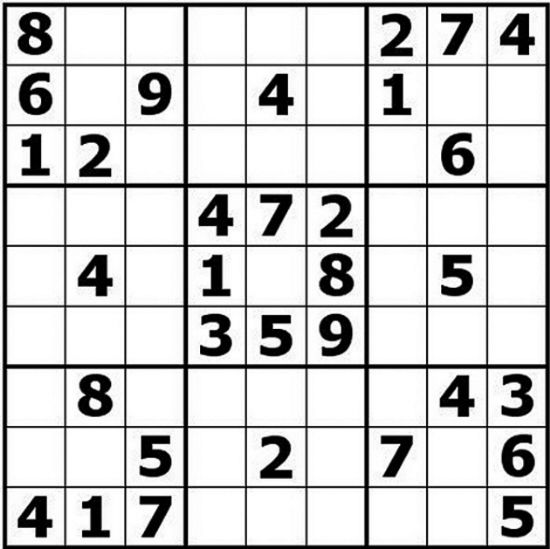
#> input picture image/14ee4dec714d888f7d1d50afbc73ac28.jpg, 550 x 549 px; its folder holds only this picture in this run
$ python preprocess.py
#> lines starting #> are read from the running program, lines starting #| are printed output that depends on the picture; after the words box and inside, x2 and y2 are one past the last pixel; in counts of white or black regions, pixels touching at a corner belong together
import os

import cv2
import matplotlib.pyplot as plt
import numpy as np


def find_board(src_img: np.ndarray):
    board = (0, 0, 0, 0)
    img = cv2.cvtColor(src_img, cv2.COLOR_BGR2GRAY)
    h, w = img.shape
    result = np.zeros((h, w, 3), dtype=np.uint8)
    ret, binary = cv2.threshold(img, 0, 255, cv2.THRESH_BINARY_INV | cv2.THRESH_OTSU)
    contours, hierarchy = cv2.findContours(binary, cv2.RETR_EXTERNAL, cv2.CHAIN_APPROX_SIMPLE)
    for cnt in range(len(contours)):
        epsilon = 0.01 * cv2.arcLength(contours[cnt], True)
        approx = cv2.approxPolyDP(contours[cnt], epsilon, True)

        corners = len(approx)
        if corners == 4:
            x, y, w, h = cv2.boundingRect(contours[cnt])
            if board[2] * board[3] < w * h:
                board = (x, y, w, h)
    cv2.rectangle(result, (board[0], board[1]), (board[0] + board[2], board[1] + board[3]), (255, 0, 0), 1)

    return board


def _delete_line(img: np.ndarray):
    q = []
    for x in range(img.shape[0]):
        for y in range(img.shape[1]):
            if img[x][y]:
                q.append((x, y))
                break
        if q:
            break
    i = 0
    while i < len(q):
        x, y = q[i]
        i = i+1
        if img[x][y]:
            img[x][y] = 0
            if x+1 < img.shape[0] and img[x+1][y]:
                q.append((x+1, y))
            if y+1 < img.shape[1] and img[x][y+1]:
                q.append((x, y+1))
            if x-1 >= 0 and img[x-1][y]:
                q.append((x-1, y))
            if y-1 >= 0 and img[x][y-1]:
                q.append((x, y-1))


def extract_num(src_img: np.ndarray, board: tuple):
    ret_list = []
    split_img = src_img[board[1]:board[1] + board[3], board[0]:board[0] + board[2]]
    img = cv2.cvtColor(split_img, cv2.COLOR_BGR2GRAY)
    ret, binary = cv2.threshold(img, 127, 255, cv2.THRESH_BINARY_INV | cv2.THRESH_OTSU)
    _delete_line(binary)

    contours, hierarchy = cv2.findContours(binary, cv2.RETR_EXTERNAL, cv2.CHAIN_APPROX_SIMPLE)
    for cont, hie in zip(contours, hierarchy[0]):
        rect = cv2.boundingRect(cont)
        if max(rect[2], rect[3]) < 10 or min(rect[2], rect[3]) < 3:
            continue
        if rect[2] > rect[3]:
            ret_list.append((rect[0]+board[0], rect[1]+board[1]-(rect[2]-rect[3])//2, rect[2], rect[2]))
        else:
            ret_list.append((rect[0]+board[0]-(rect[3]-rect[2])//2, rect[1]+board[1], rect[3], rect[3]))
    return ret_list


def get_index(board, num_list):
    ids = []
    for item in num_list:
        _x = round((item[0] - board[0]) / (board[2] / 9))
        _y = round((item[1] - board[1]) / (board[3] / 9))
        ids.append((_y, _x))
    return ids


class ImgLocation:
    def __init__(self, img_path):
        self.img = cv2.imread(img_path)
        self.gray = cv2.cvtColor(self.img, cv2.COLOR_BGR2GRAY)

    def location(self):
        board = find_board(self.img)
        assert board != (0, 0, 0, 0), "find puzzle error"
        num_list = extract_num(self.img, board)
        ids = get_index(board, num_list)
        return board, num_list, ids


def main():
    for name in os.listdir('image'):
        loc = ImgLocation(f"image/{name}")
#> in __init__, self.img is the input picture: shape (549, 550, 3); min 0, max 255, mean 205.7
        board, num_list, ids = loc.location()
#> in find_board, `ret, binary = cv2.threshold(img, 0, 255, cv2.THRESH_BINARY_INV | cv2.T..`:
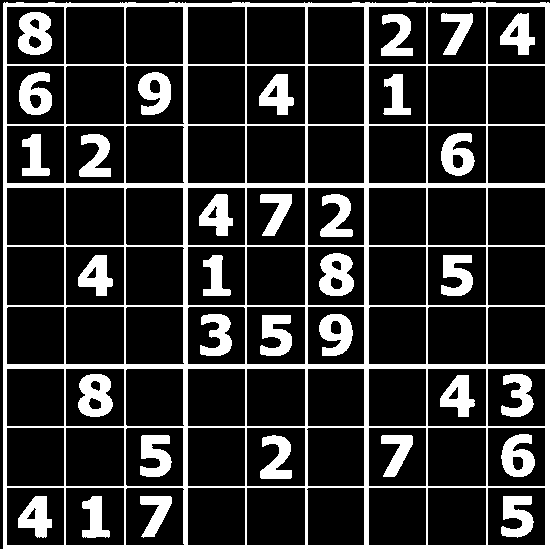
#> binary: shape (549, 550); 19.8% white; 33 white regions
#> in find_board, `ret, binary = cv2.threshold(img, 0, 255, cv2.THRESH_BINARY_INV | cv2.T..`: ret = 140
#> in find_board, `contours, hierarchy = cv2.findContours(binary, cv2.RETR_EXTERNAL, cv2...`: contours = 1 contour; box (x1, y1, x2, y2) and area: (3, 2, 550, 549) 297688
#> the loop in find_board, `for cnt in range(len(contours)):` made 1 pass
#> (epsilon, approx, corners, x, y, w, h) on pass 1: (22.09, [[4, 2], [3, 548], [549, 548], [549, 3]], 4, 3, 2, 547, 547)
#> in find_board, `cv2.rectangle(result, (board[0], board[1]), (board[0] + board[2], boar..`:
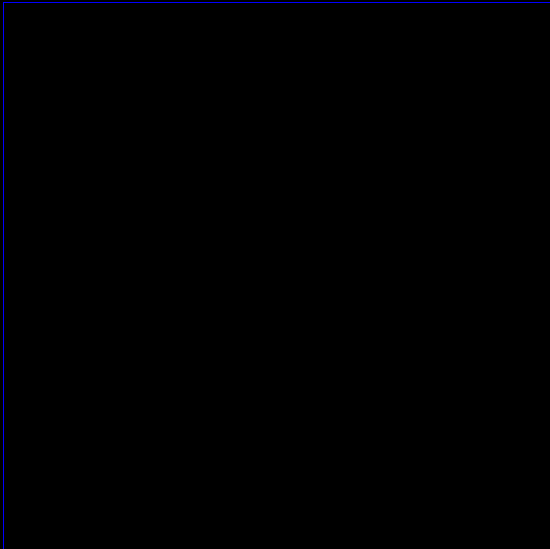
#> result: shape (549, 550, 3); mean of channels 0, 1, 2 0.9, 0, 0; drawn as B, G, R
#> in location, `board = find_board(self.img)`: board = (3, 2, 547, 547)
#> in extract_num, `split_img = src_img[board[1]:board[1] + board[3], board[0]:board[0] + ..`:
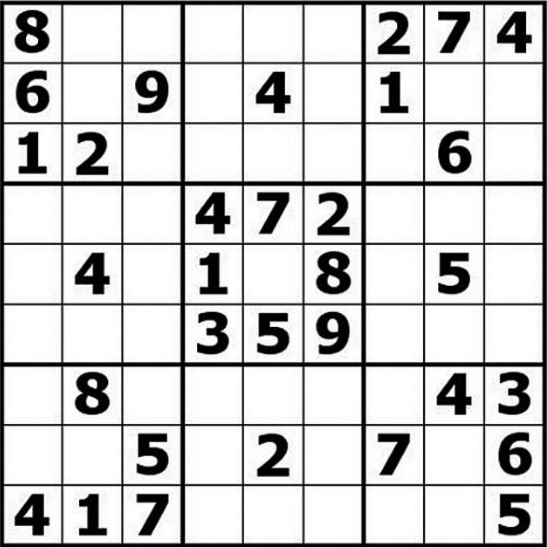
#> split_img: shape (547, 547, 3); min 0, max 255, mean 205.5
#> in extract_num, `ret, binary = cv2.threshold(img, 127, 255, cv2.THRESH_BINARY_INV | cv2..`:
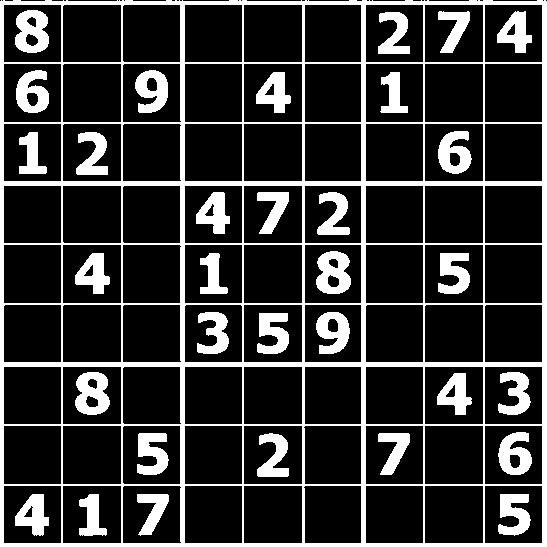
#> binary: shape (547, 547); 19.9% white; 33 white regions, largest, box (x1, y1, x2, y2) and area: (0, 0, 547, 547) 33053, (316, 251, 351, 294) 1047, (75, 372, 110, 415) 1047
#> in extract_num, `ret, binary = cv2.threshold(img, 127, 255, cv2.THRESH_BINARY_INV | cv2..`: ret = 140
#> after the loop in _delete_line, `while i < len(q):`:
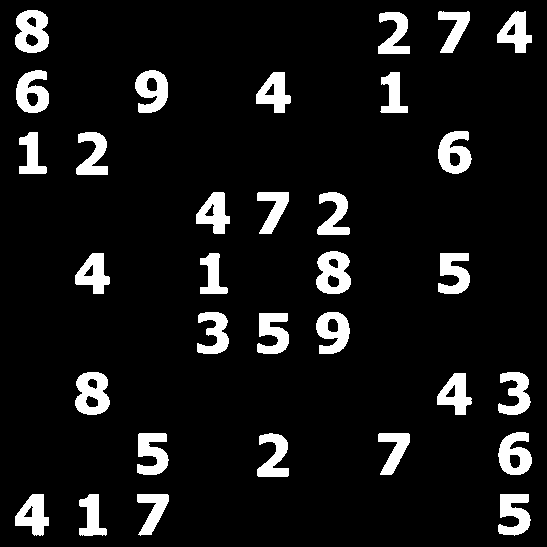
#> img: shape (547, 547); 8.9% white; 32 white regions
#> after the loop in _delete_line, `while i < len(q):`: i = 55692; q = 55692 items
#> in extract_num, `contours, hierarchy = cv2.findContours(binary, cv2.RETR_EXTERNAL, cv2...`: contours = 32 contours; largest, box (x1, y1, x2, y2) and area: (75, 372, 110, 415) 1151, (316, 251, 351, 294) 1149, (15, 10, 49, 53) 1144, (498, 432, 532, 475) 980, (16, 70, 49, 113) 979
#> the loop in extract_num, `for cont, hie in zip(contours, hierarchy[0]):` made 32 passes
#> (hie, rect) on passes 1 to 8: ([1, -1, -1, -1], (498, 494, 33, 42)), ([2, 0, -1, -1], (137, 494, 32, 42)), ([3, 1, -1, -1], (79, 494, 28, 42)), ([4, 2, -1, -1], (15, 494, 34, 42)), ([5, 3, -1, -1], (378, 433, 32, 42)), ([6, 4, -1, -1], (257, 433, 32, 44)), ([7, 5, -1, -1], (137, 433, 32, 42)), ([8, 6, -1, -1], (498, 432, 34, 43))
#> after the loop in extract_num, `for cont, hie in zip(contours, hierarchy[0]):`: ret_list = 32 items, first 6: (497, 496, 42, 42), (135, 496, 42, 42), (75, 496, 42, 42), (14, 496, 42, 42), (376, 435, 42, 42), (254, 435, 44, 44)
#> in location, `num_list = extract_num(self.img, board)`: num_list has the same summary as ret_list in extract_num
#> the loop in get_index, `for item in num_list:` made 32 passes
#> after the loop in get_index, `for item in num_list:`: ids = 32 pairs, first value 0 to 8, second value 0 to 8
#> board = (3, 2, 547, 547); num_list has the same summary as ret_list in extract_num; ids = 32 pairs, first value 0 to 8, second value 0 to 8
        for rect in num_list:
            cv2.rectangle(loc.img, (rect[0], rect[1]), (rect[0] + rect[2], rect[1] + rect[3]), (255, 0, 0), 2)
#> this loop made 32 passes
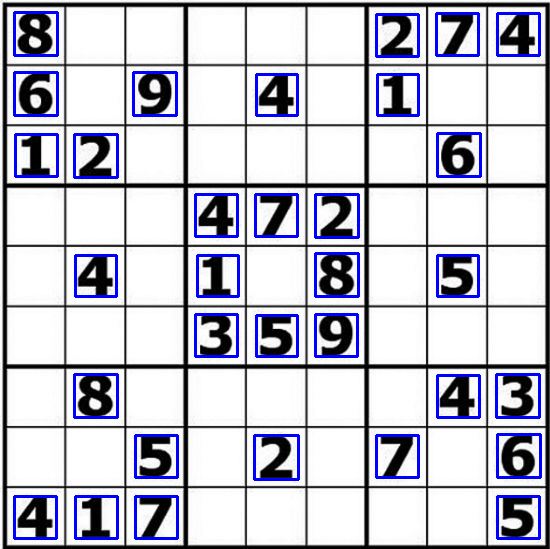
#> loc.img: shape (549, 550, 3); mean B, G, R 207.2, 193.6, 193.6
        plt.imshow(loc.img)
        plt.show()


if __name__ == '__main__':
    main()

$ run again, on image/s0.png
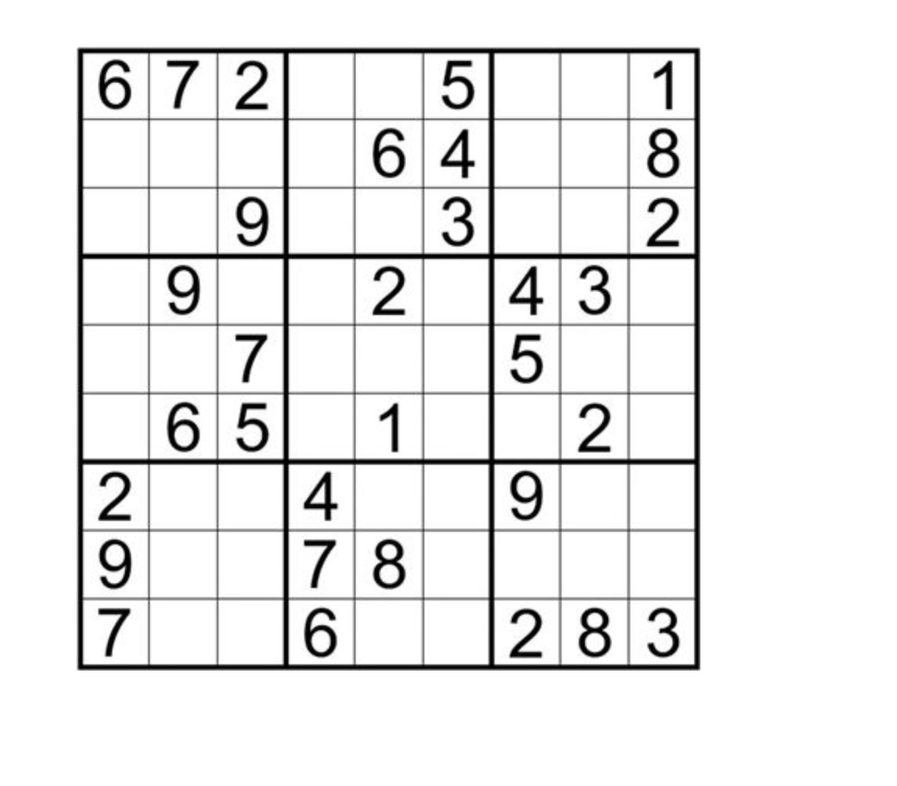
#> input picture image/s0.png, 897 x 786 px, shrunk from 1150 x 1008 before the run
#> in __init__, self.img is the input picture: shape (786, 897, 3); min 0, max 255, mean 235.2
#> in find_board, `ret, binary = cv2.threshold(img, 0, 255, cv2.THRESH_BINARY_INV | cv2.T..`:
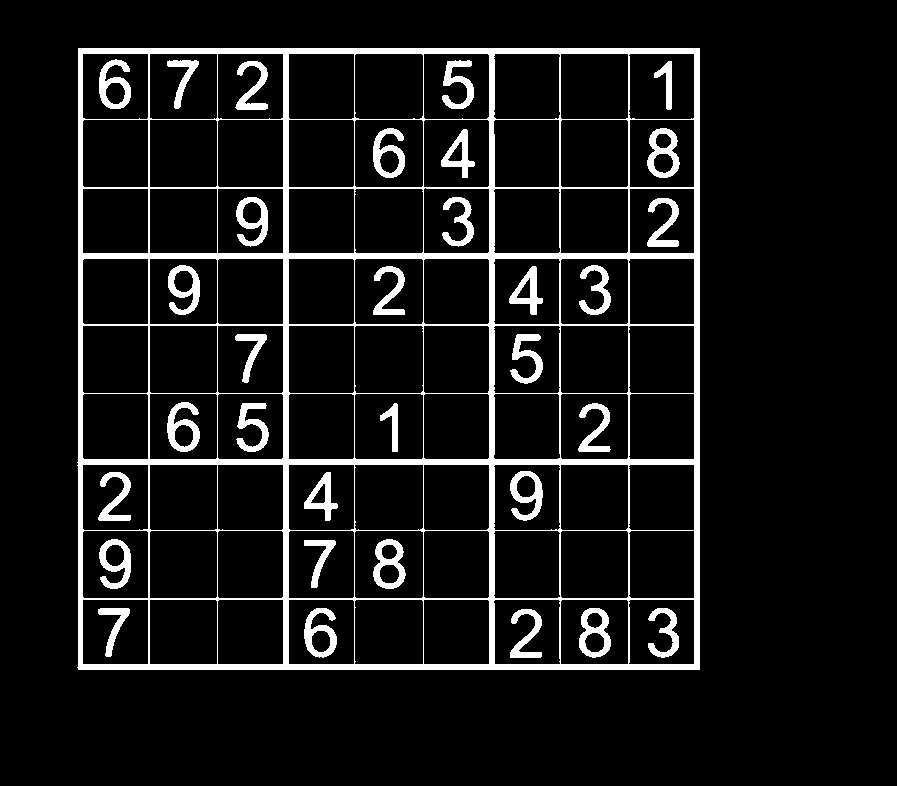
#> binary: shape (786, 897); 8.6% white; 33 white regions
#> in find_board, `ret, binary = cv2.threshold(img, 0, 255, cv2.THRESH_BINARY_INV | cv2.T..`: ret = 156
#> in find_board, `contours, hierarchy = cv2.findContours(binary, cv2.RETR_EXTERNAL, cv2...`: contours = 1 contour; box (x1, y1, x2, y2) and area: (77, 48, 700, 670) 385644
#> the loop in find_board, `for cnt in range(len(contours)):` made 1 pass
#> (epsilon, approx, corners, x, y, w, h) on pass 1: (24.86, [[78, 48], [78, 669], [699, 669], [699, 48]], 4, 77, 48, 623, 622)
#> in location, `board = find_board(self.img)`: board = (77, 48, 623, 622)
#> in extract_num, `ret, binary = cv2.threshold(img, 127, 255, cv2.THRESH_BINARY_INV | cv2..`: ret = 155
#> after the loop in _delete_line, `while i < len(q):`: i = 66891; q = 66891 items
#> in extract_num, `contours, hierarchy = cv2.findContours(binary, cv2.RETR_EXTERNAL, cv2...`: contours = 32 contours; largest, box (x1, y1, x2, y2) and area: (296, 491, 329, 541) 1202, (570, 80, 603, 130) 1201, (502, 560, 534, 610) 1191, (296, 80, 328, 130) 1021, (90, 354, 123, 404) 1016
#> the loop in extract_num, `for cont, hie in zip(contours, hierarchy[0]):` made 32 passes
#> (hie, rect) on passes 1 to 8: ([1, -1, -1, -1], (433, 561, 32, 49)), ([2, 0, -1, -1], (571, 560, 31, 50)), ([3, 1, -1, -1], (502, 560, 32, 50)), ([4, 2, -1, -1], (227, 560, 33, 50)), ([5, 3, -1, -1], (21, 560, 32, 49)), ([6, 4, -1, -1], (227, 492, 32, 48)), ([7, 5, -1, -1], (296, 491, 33, 50)), ([8, 6, -1, -1], (22, 491, 32, 50))
#> after the loop in extract_num, `for cont, hie in zip(contours, hierarchy[0]):`: ret_list = 32 items, first 6: (502, 609, 49, 49), (639, 608, 50, 50), (570, 608, 50, 50), (296, 608, 50, 50), (90, 608, 49, 49), (296, 540, 48, 48)
#> in location, `num_list = extract_num(self.img, board)`: num_list has the same summary as ret_list in extract_num
#> the loop in get_index, `for item in num_list:` made 32 passes
#> after the loop in get_index, `for item in num_list:`: ids = 32 pairs, first value 0 to 8, second value 0 to 8
#> in main, `board, num_list, ids = loc.location()`: board = (77, 48, 623, 622); num_list has the same summary as ret_list in extract_num; ids = 32 pairs, first value 0 to 8, second value 0 to 8
#> the loop in main, `for rect in num_list:` made 32 passes
#> after the loop in main, `for rect in num_list:`:
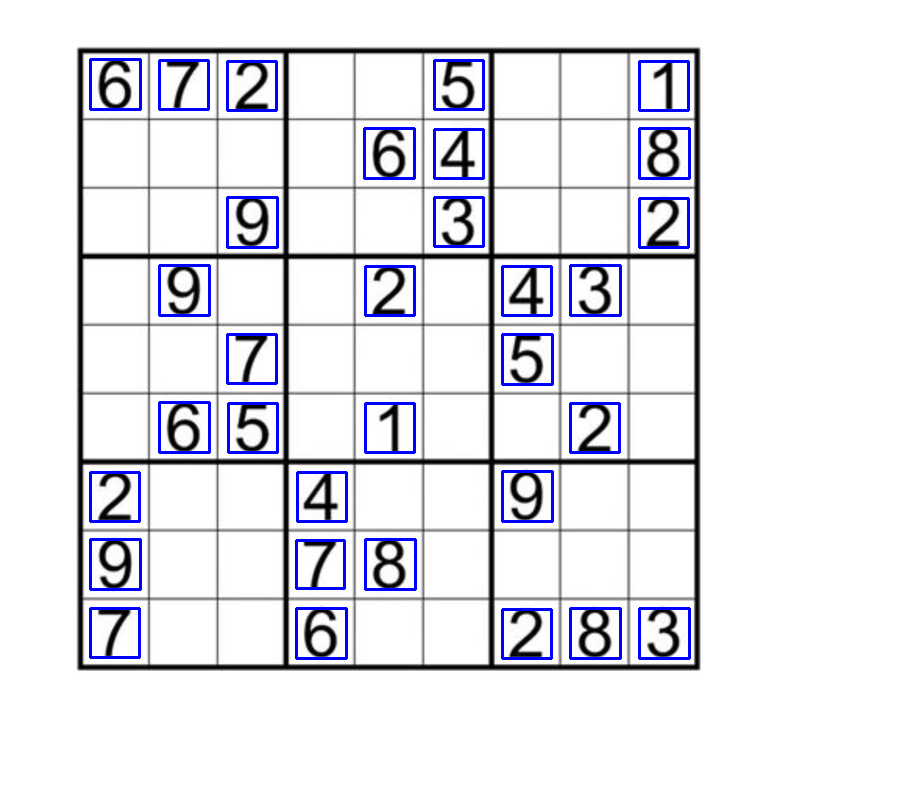
#> loc.img: shape (786, 897, 3); mean B, G, R 235.6, 228.7, 228.7

$ run again, on image/s1.png
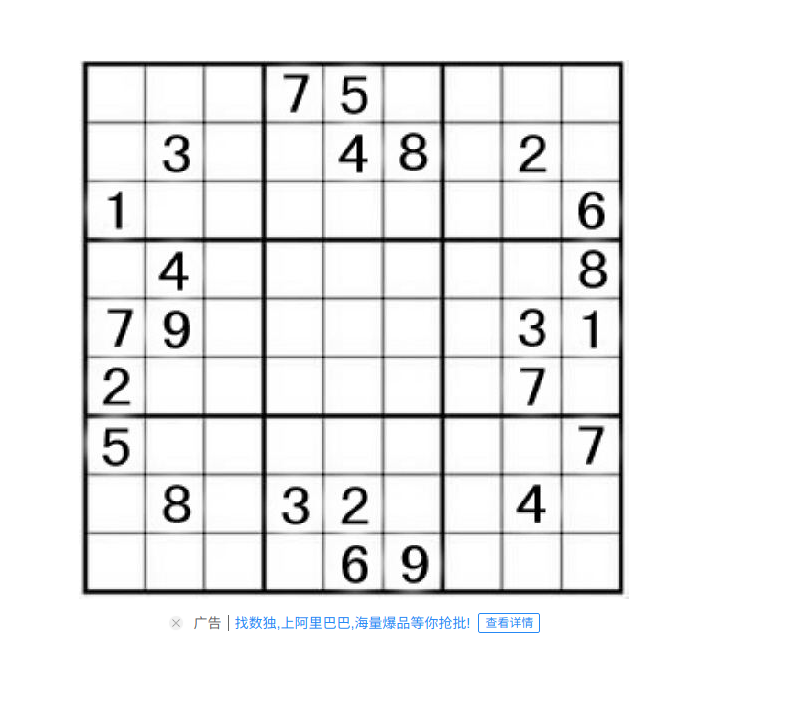
#> input picture image/s1.png, 804 x 713 px
#> in __init__, self.img is the input picture: shape (713, 804, 3); mean B, G, R 237.7, 237.4, 237.2
#> in find_board, `ret, binary = cv2.threshold(img, 0, 255, cv2.THRESH_BINARY_INV | cv2.T..`:
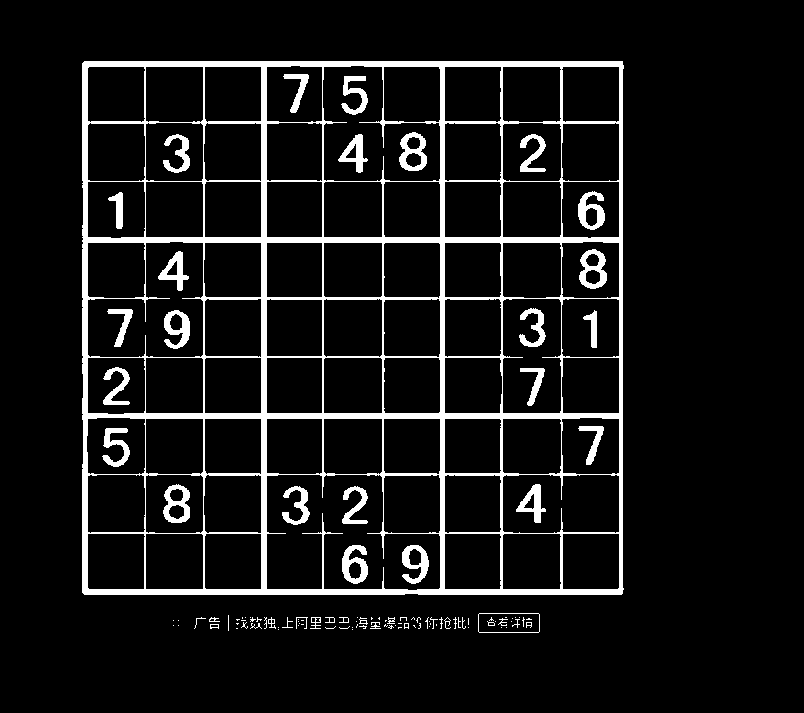
#> binary: shape (713, 804); 8.2% white; 113 white regions (69 under 20 px)
#> in find_board, `ret, binary = cv2.threshold(img, 0, 255, cv2.THRESH_BINARY_INV | cv2.T..`: ret = 167
#> in find_board, `contours, hierarchy = cv2.findContours(binary, cv2.RETR_EXTERNAL, cv2...`: contours = 74 contours, 66 with area under 20; largest, box (x1, y1, x2, y2) and area: (82, 61, 624, 595) 287686, (478, 613, 540, 633) 1157, (310, 617, 321, 629) 49, (268, 617, 276, 629) 28, (210, 624, 219, 629) 26, (339, 617, 349, 623) 26, (325, 617, 335, 623) 26, (359, 617, 368, 625) 20
#> the loop in find_board, `for cnt in range(len(contours)):` made 74 passes
#> (epsilon, approx, corners, x, y, w, h) on passes 5, 11, 41: (0.0741, [[398, 628], [399, 627], [401, 627], [398, 627]], 4, 398, 627, 4, 2), (0.0624, [[413, 625], [415, 627], [414, 626], [414, 625]], 4, 413, 625, 3, 3), (0.0683, [[236, 619], [237, 620], [238, 619], [239, 619]], 4, 236, 619, 4, 2)
#> in location, `board = find_board(self.img)`: board = (82, 61, 542, 534)
#> in extract_num, `ret, binary = cv2.threshold(img, 127, 255, cv2.THRESH_BINARY_INV | cv2..`: ret = 161
#> after the loop in _delete_line, `while i < len(q):`: i = 54238; q = 54238 items
#> in extract_num, `contours, hierarchy = cv2.findContours(binary, cv2.RETR_EXTERNAL, cv2...`: contours = 24 contours; largest, box (x1, y1, x2, y2) and area: (497, 188, 525, 228) 798, (317, 71, 345, 110) 795, (81, 423, 108, 462) 793, (260, 484, 286, 523) 650, (496, 130, 523, 169) 650
#> the loop in extract_num, `for cont, hie in zip(contours, hierarchy[0]):` made 24 passes
#> (hie, rect) on passes 1 to 8: ([1, -1, -1, -1], (320, 484, 27, 39)), ([2, 0, -1, -1], (260, 484, 26, 39)), ([3, 1, -1, -1], (260, 426, 26, 37)), ([4, 2, -1, -1], (200, 425, 28, 39)), ([5, 3, -1, -1], (434, 423, 30, 39)), ([6, 4, -1, -1], (81, 423, 27, 39)), ([7, 5, -1, -1], (20, 367, 28, 39)), ([8, 6, -1, -1], (496, 365, 26, 39))
#> after the loop in extract_num, `for cont, hie in zip(contours, hierarchy[0]):`: ret_list = 24 items, first 6: (396, 545, 39, 39), (336, 545, 39, 39), (337, 487, 37, 37), (277, 486, 39, 39), (512, 484, 39, 39), (157, 484, 39, 39)
#> in location, `num_list = extract_num(self.img, board)`: num_list has the same summary as ret_list in extract_num
#> the loop in get_index, `for item in num_list:` made 24 passes
#> after the loop in get_index, `for item in num_list:`: ids = [(8, 5), (8, 4), (7, 4), (7, 3), (7, 7), (7, 1), (6, 0), (6, 8), (5, 7), (5, 0), (4, 8), (4, 1), (4, 0), (4, 7), (3, 1), (3, 8), (2, 0), (2, 8), (1, 7), (1, 4), (1, 1), (1, 5), (0, 4), (0, 3)]
#> in main, `board, num_list, ids = loc.location()`: board = (82, 61, 542, 534); num_list has the same summary as ret_list in extract_num
#> the loop in main, `for rect in num_list:` made 24 passes
#> after the loop in main, `for rect in num_list:`:
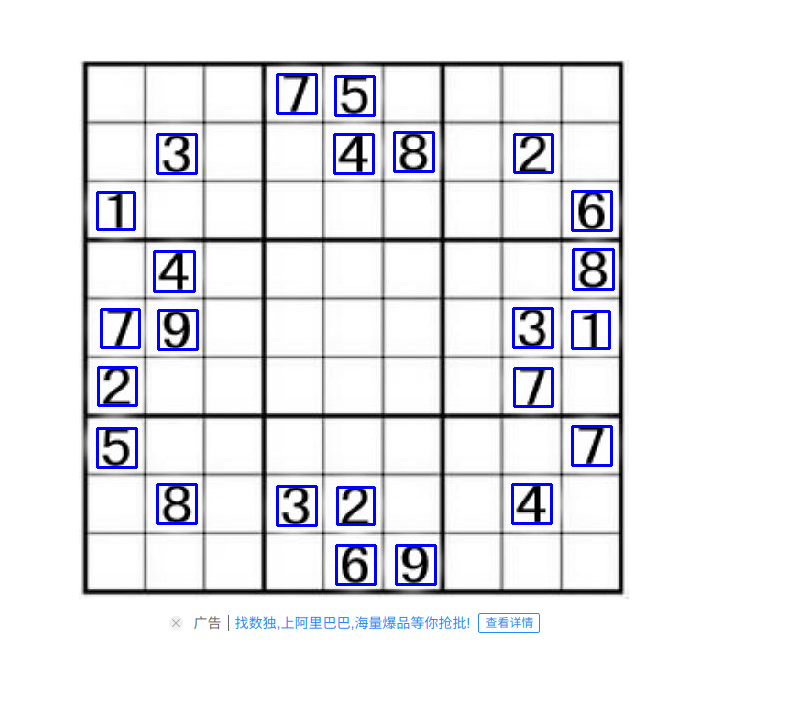
#> loc.img: shape (713, 804, 3); mean B, G, R 237.9, 232.8, 232.6
